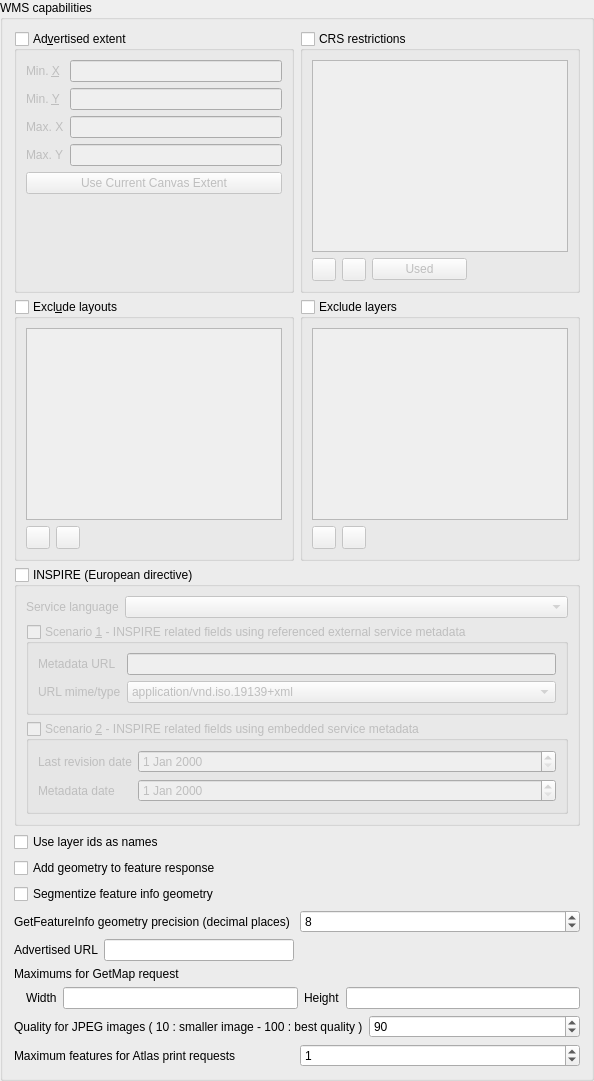
                <widget class="QgsCollapsibleGroupBox" name="grpWMSCapabilities">
                 <property name="title">
                  <string>WMS capabilities</string>
                 </property>
                 <property name="syncGroup" stdset="0">
                  <string notr="true">projowsserver</string>
                 </property>
                 <layout class="QGridLayout" name="gridLayout_13">
                  <item row="7" column="0">
                   <layout class="QHBoxLayout" name="horizontalLayout_2">
                    <item>
                     <widget class="QLabel" name="mWMSUrlLabel">
                      <property name="text">
                       <string>Advertised URL</string>
                      </property>
                     </widget>
                    </item>
                    <item>
                     <widget class="QLineEdit" name="mWMSUrlLineEdit"/>
                    </item>
                   </layout>
                  </item>
                  <item row="3" column="0">
                   <widget class="QCheckBox" name="mWmsUseLayerIDs">
                    <property name="text">
                     <string>Use layer ids as names</string>
                    </property>
                   </widget>
                  </item>
                  <item row="4" column="0">
                   <widget class="QCheckBox" name="mAddWktGeometryCheckBox">
                    <property name="text">
                     <string>Add geometry to feature response</string>
                    </property>
                   </widget>
                  </item>
                  <item row="1" column="1">
                   <widget class="QgsCollapsibleGroupBox" name="mLayerRestrictionsGroupBox">
                    <property name="title">
                     <string>Exclude layers</string>
                    </property>
                    <property name="checkable">
                     <bool>true</bool>
                    </property>
                    <property name="checked">
                     <bool>false</bool>
                    </property>
                    <property name="collapsed" stdset="0">
                     <bool>false</bool>
                    </property>
                    <property name="saveCollapsedState" stdset="0">
                     <bool>true</bool>
                    </property>
                    <layout class="QGridLayout" name="gridLayout">
                     <item row="0" column="0" colspan="3">
                      <widget class="QListWidget" name="mLayerRestrictionsListWidget"/>
                     </item>
                     <item row="1" column="0">
                      <widget class="QToolButton" name="mAddLayerRestrictionButton">
                       <property name="toolTip">
                        <string>Add layer to exclude</string>
                       </property>
                       <property name="text">
                        <string/>
                       </property>
                       <property name="icon">
                        <iconset resource="../../images/images.qrc">
                         <normaloff>:/images/themes/default/symbologyAdd.svg</normaloff>:/images/themes/default/symbologyAdd.svg</iconset>
                       </property>
                      </widget>
                     </item>
                     <item row="1" column="1">
                      <widget class="QToolButton" name="mRemoveLayerRestrictionButton">
                       <property name="toolTip">
                        <string>Remove selected layer</string>
                       </property>
                       <property name="text">
                        <string/>
                       </property>
                       <property name="icon">
                        <iconset resource="../../images/images.qrc">
                         <normaloff>:/images/themes/default/symbologyRemove.svg</normaloff>:/images/themes/default/symbologyRemove.svg</iconset>
                       </property>
                      </widget>
                     </item>
                     <item row="1" column="2">
                      <spacer name="horizontalSpacer_3">
                       <property name="orientation">
                        <enum>Qt::Horizontal</enum>
                       </property>
                       <property name="sizeHint" stdset="0">
                        <size>
                         <width>0</width>
                         <height>20</height>
                        </size>
                       </property>
                      </spacer>
                     </item>
                    </layout>
                   </widget>
                  </item>
                  <item row="9" column="0" colspan="2">
                   <layout class="QHBoxLayout" name="horizontalLayout_10">
                    <item>
                     <widget class="QLabel" name="mWMSImageQualityLabel">
                      <property name="text">
                       <string>Quality for JPEG images ( 10 : smaller image - 100 : best quality )</string>
                      </property>
                     </widget>
                    </item>
                    <item>
                     <widget class="QSpinBox" name="mWMSImageQualitySpinBox">
                      <property name="minimum">
                       <number>10</number>
                      </property>
                      <property name="maximum">
                       <number>100</number>
                      </property>
                      <property name="singleStep">
                       <number>5</number>
                      </property>
                      <property name="value">
                       <number>90</number>
                      </property>
                     </widget>
                    </item>
                   </layout>
                  </item>
                  <item row="6" column="0" colspan="2">
                   <layout class="QHBoxLayout" name="grpWMSPrecision">
                    <item>
                     <widget class="QLabel" name="label_5">
                      <property name="text">
                       <string>GetFeatureInfo geometry precision (decimal places)</string>
                      </property>
                     </widget>
                    </item>
                    <item>
                     <widget class="QSpinBox" name="mWMSPrecisionSpinBox">
                      <property name="minimum">
                       <number>1</number>
                      </property>
                      <property name="maximum">
                       <number>17</number>
                      </property>
                      <property name="value">
                       <number>8</number>
                      </property>
                     </widget>
                    </item>
                   </layout>
                  </item>
                  <item row="8" column="0" colspan="2">
                   <layout class="QGridLayout" name="gridLayout_3">
                    <item row="1" column="1">
                     <widget class="QLabel" name="mMaxWidthLabel">
                      <property name="text">
                       <string>Width</string>
                      </property>
                     </widget>
                    </item>
                    <item row="1" column="0">
                     <spacer name="horizontalSpacer_6">
                      <property name="orientation">
                       <enum>Qt::Horizontal</enum>
                      </property>
                      <property name="sizeType">
                       <enum>QSizePolicy::Fixed</enum>
                      </property>
                      <property name="sizeHint" stdset="0">
                       <size>
                        <width>6</width>
                        <height>20</height>
                       </size>
                      </property>
                     </spacer>
                    </item>
                    <item row="1" column="4">
                     <widget class="QLineEdit" name="mMaxHeightLineEdit"/>
                    </item>
                    <item row="1" column="2">
                     <widget class="QLineEdit" name="mMaxWidthLineEdit"/>
                    </item>
                    <item row="1" column="3">
                     <widget class="QLabel" name="mMaxHeightLabel">
                      <property name="text">
                       <string>Height</string>
                      </property>
                     </widget>
                    </item>
                    <item row="0" column="0" colspan="5">
                     <widget class="QLabel" name="label_21">
                      <property name="text">
                       <string>Maximums for GetMap request</string>
                      </property>
                     </widget>
                    </item>
                   </layout>
                  </item>
                  <item row="10" column="0" colspan="2">
                   <layout class="QHBoxLayout" name="horizontalLayout_17">
                    <item>
                     <widget class="QLabel" name="mWMSMaxAtlasFeaturesLabel">
                      <property name="text">
                       <string>Maximum features for Atlas print requests</string>
                      </property>
                     </widget>
                    </item>
                    <item>
                     <widget class="QSpinBox" name="mWMSMaxAtlasFeaturesSpinBox">
                      <property name="maximum">
                       <number>9999999</number>
                      </property>
                      <property name="value">
                       <number>1</number>
                      </property>
                     </widget>
                    </item>
                   </layout>
                  </item>
                  <item row="2" column="0" colspan="2">
                   <widget class="QgsCollapsibleGroupBox" name="mWMSInspire">
                    <property name="title">
                     <string>INSPIRE (European directive)</string>
                    </property>
                    <property name="checkable">
                     <bool>true</bool>
                    </property>
                    <property name="checked">
                     <bool>false</bool>
                    </property>
                    <layout class="QGridLayout" name="gridLayout_14">
                     <item row="0" column="1">
                      <widget class="QComboBox" name="mWMSInspireLanguage">
                       <property name="sizePolicy">
                        <sizepolicy hsizetype="Expanding" vsizetype="Fixed">
                         <horstretch>0</horstretch>
                         <verstretch>0</verstretch>
                        </sizepolicy>
                       </property>
                      </widget>
                     </item>
                     <item row="0" column="0">
                      <widget class="QLabel" name="label_7">
                       <property name="text">
                        <string>Service language</string>
                       </property>
                      </widget>
                     </item>
                     <item row="4" column="0" colspan="2">
                      <widget class="QGroupBox" name="mWMSInspireScenario2">
                       <property name="title">
                        <string>Scenario &amp;2 - INSPIRE related fields using embedded service metadata</string>
                       </property>
                       <property name="checkable">
                        <bool>true</bool>
                       </property>
                       <property name="checked">
                        <bool>false</bool>
                       </property>
                       <layout class="QGridLayout" name="gridLayout_17">
                        <item row="0" column="1">
                         <widget class="QDateEdit" name="mWMSInspireTemporalReference">
                          <property name="sizePolicy">
                           <sizepolicy hsizetype="Expanding" vsizetype="Fixed">
                            <horstretch>0</horstretch>
                            <verstretch>0</verstretch>
                           </sizepolicy>
                          </property>
                         </widget>
                        </item>
                        <item row="1" column="0">
                         <widget class="QLabel" name="label_23">
                          <property name="text">
                           <string>Metadata date</string>
                          </property>
                         </widget>
                        </item>
                        <item row="1" column="1">
                         <widget class="QDateEdit" name="mWMSInspireMetadataDate">
                          <property name="sizePolicy">
                           <sizepolicy hsizetype="Expanding" vsizetype="Fixed">
                            <horstretch>0</horstretch>
                            <verstretch>0</verstretch>
                           </sizepolicy>
                          </property>
                         </widget>
                        </item>
                        <item row="0" column="0">
                         <widget class="QLabel" name="label_22">
                          <property name="text">
                           <string>Last revision date</string>
                          </property>
                         </widget>
                        </item>
                       </layout>
                      </widget>
                     </item>
                     <item row="3" column="0" colspan="2">
                      <widget class="QGroupBox" name="mWMSInspireScenario1">
                       <property name="title">
                        <string>Scenario &amp;1 - INSPIRE related fields using referenced external service metadata</string>
                       </property>
                       <property name="checkable">
                        <bool>true</bool>
                       </property>
                       <property name="checked">
                        <bool>false</bool>
                       </property>
                       <layout class="QGridLayout" name="gridLayout_15">
                        <item row="0" column="1">
                         <widget class="QLineEdit" name="mWMSInspireMetadataUrl"/>
                        </item>
                        <item row="0" column="0">
                         <widget class="QLabel" name="label_8">
                          <property name="text">
                           <string>Metadata URL</string>
                          </property>
                         </widget>
                        </item>
                        <item row="1" column="1">
                         <widget class="QComboBox" name="mWMSInspireMetadataUrlType">
                          <item>
                           <property name="text">
                            <string>application/vnd.iso.19139+xml</string>
                           </property>
                          </item>
                          <item>
                           <property name="text">
                            <string>application/vnd.ogc.csw.GetRecordByIdResponse_xml</string>
                           </property>
                          </item>
                          <item>
                           <property name="text">
                            <string>application/vnd.ogc.csw_xml</string>
                           </property>
                          </item>
                         </widget>
                        </item>
                        <item row="1" column="0">
                         <widget class="QLabel" name="label_24">
                          <property name="text">
                           <string>URL mime/type</string>
                          </property>
                         </widget>
                        </item>
                       </layout>
                      </widget>
                     </item>
                    </layout>
                   </widget>
                  </item>
                  <item row="5" column="0">
                   <widget class="QCheckBox" name="mSegmentizeFeatureInfoGeometryCheckBox">
                    <property name="text">
                     <string>Segmentize feature info geometry</string>
                    </property>
                   </widget>
                  </item>
                  <item row="0" column="0">
                   <widget class="QgsCollapsibleGroupBox" name="grpWMSExt">
                    <property name="title">
                     <string>Ad&amp;vertised extent</string>
                    </property>
                    <property name="checkable">
                     <bool>true</bool>
                    </property>
                    <property name="checked">
                     <bool>false</bool>
                    </property>
                    <property name="collapsed" stdset="0">
                     <bool>false</bool>
                    </property>
                    <property name="saveCollapsedState" stdset="0">
                     <bool>true</bool>
                    </property>
                    <layout class="QGridLayout" name="gridLayout_4">
                     <item row="0" column="0">
                      <widget class="QLabel" name="label_16">
                       <property name="text">
                        <string>Min. &amp;X</string>
                       </property>
                       <property name="buddy">
                        <cstring>mWMSExtMinX</cstring>
                       </property>
                      </widget>
                     </item>
                     <item row="0" column="1">
                      <widget class="QLineEdit" name="mWMSExtMinX">
                       <property name="text">
                        <string/>
                       </property>
                      </widget>
                     </item>
                     <item row="1" column="0">
                      <widget class="QLabel" name="label_17">
                       <property name="text">
                        <string>Min. &amp;Y</string>
                       </property>
                       <property name="buddy">
                        <cstring>mWMSExtMinY</cstring>
                       </property>
                      </widget>
                     </item>
                     <item row="1" column="1">
                      <widget class="QLineEdit" name="mWMSExtMinY">
                       <property name="text">
                        <string/>
                       </property>
                      </widget>
                     </item>
                     <item row="2" column="0">
                      <widget class="QLabel" name="label_18">
                       <property name="text">
                        <string>Max. X</string>
                       </property>
                       <property name="buddy">
                        <cstring>mWMSExtMaxX</cstring>
                       </property>
                      </widget>
                     </item>
                     <item row="2" column="1">
                      <widget class="QLineEdit" name="mWMSExtMaxX">
                       <property name="text">
                        <string/>
                       </property>
                      </widget>
                     </item>
                     <item row="3" column="0">
                      <widget class="QLabel" name="label_19">
                       <property name="text">
                        <string>Max. Y</string>
                       </property>
                       <property name="buddy">
                        <cstring>mWMSExtMaxY</cstring>
                       </property>
                      </widget>
                     </item>
                     <item row="3" column="1">
                      <widget class="QLineEdit" name="mWMSExtMaxY">
                       <property name="text">
                        <string/>
                       </property>
                      </widget>
                     </item>
                     <item row="4" column="0" colspan="2">
                      <widget class="QPushButton" name="pbnWMSExtCanvas">
                       <property name="text">
                        <string>Use Current Canvas Extent</string>
                       </property>
                      </widget>
                     </item>
                     <item row="5" column="0" colspan="2">
                      <spacer name="verticalSpacer_3">
                       <property name="orientation">
                        <enum>Qt::Vertical</enum>
                       </property>
                       <property name="sizeHint" stdset="0">
                        <size>
                         <width>20</width>
                         <height>40</height>
                        </size>
                       </property>
                      </spacer>
                     </item>
                    </layout>
                   </widget>
                  </item>
                  <item row="0" column="1">
                   <widget class="QgsCollapsibleGroupBox" name="grpWMSList">
                    <property name="title">
                     <string>CRS restrictions</string>
                    </property>
                    <property name="checkable">
                     <bool>true</bool>
                    </property>
                    <property name="checked">
                     <bool>false</bool>
                    </property>
                    <property name="collapsed" stdset="0">
                     <bool>false</bool>
                    </property>
                    <property name="saveCollapsedState" stdset="0">
                     <bool>true</bool>
                    </property>
                    <layout class="QGridLayout" name="gridLayout_5">
                     <item row="1" column="0">
                      <widget class="QToolButton" name="pbnWMSAddSRS">
                       <property name="toolTip">
                        <string>Add new CRS</string>
                       </property>
                       <property name="icon">
                        <iconset resource="../../images/images.qrc">
                         <normaloff>:/images/themes/default/symbologyAdd.svg</normaloff>:/images/themes/default/symbologyAdd.svg</iconset>
                       </property>
                      </widget>
                     </item>
                     <item row="0" column="0" colspan="4">
                      <widget class="QListWidget" name="mWMSList"/>
                     </item>
                     <item row="1" column="2">
                      <widget class="QPushButton" name="pbnWMSSetUsedSRS">
                       <property name="toolTip">
                        <string>Fetch all CRS's from layers</string>
                       </property>
                       <property name="text">
                        <string>Used</string>
                       </property>
                      </widget>
                     </item>
                     <item row="1" column="1">
                      <widget class="QToolButton" name="pbnWMSRemoveSRS">
                       <property name="toolTip">
                        <string>Remove selected CRS</string>
                       </property>
                       <property name="icon">
                        <iconset resource="../../images/images.qrc">
                         <normaloff>:/images/themes/default/symbologyRemove.svg</normaloff>:/images/themes/default/symbologyRemove.svg</iconset>
                       </property>
                      </widget>
                     </item>
                    </layout>
                   </widget>
                  </item>
                  <item row="1" column="0">
                   <widget class="QgsCollapsibleGroupBox" name="mWMSPrintLayoutGroupBox">
                    <property name="title">
                     <string>Excl&amp;ude layouts</string>
                    </property>
                    <property name="checkable">
                     <bool>true</bool>
                    </property>
                    <property name="checked">
                     <bool>false</bool>
                    </property>
                    <property name="collapsed" stdset="0">
                     <bool>false</bool>
                    </property>
                    <property name="saveCollapsedState" stdset="0">
                     <bool>true</bool>
                    </property>
                    <layout class="QGridLayout" name="gridLayout_10">
                     <item row="0" column="0" colspan="3">
                      <widget class="QListWidget" name="mPrintLayoutListWidget"/>
                     </item>
                     <item row="1" column="0">
                      <widget class="QToolButton" name="mAddWMSPrintLayoutButton">
                       <property name="toolTip">
                        <string>Add layout to exclude</string>
                       </property>
                       <property name="text">
                        <string/>
                       </property>
                       <property name="icon">
                        <iconset resource="../../images/images.qrc">
                         <normaloff>:/images/themes/default/symbologyAdd.svg</normaloff>:/images/themes/default/symbologyAdd.svg</iconset>
                       </property>
                      </widget>
                     </item>
                     <item row="1" column="1">
                      <widget class="QToolButton" name="mRemoveWMSPrintLayoutButton">
                       <property name="toolTip">
                        <string>Remove selected layout</string>
                       </property>
                       <property name="text">
                        <string/>
                       </property>
                       <property name="icon">
                        <iconset resource="../../images/images.qrc">
                         <normaloff>:/images/themes/default/symbologyRemove.svg</normaloff>:/images/themes/default/symbologyRemove.svg</iconset>
                       </property>
                      </widget>
                     </item>
                     <item row="1" column="2">
                      <spacer name="horizontalSpacer_2">
                       <property name="orientation">
                        <enum>Qt::Horizontal</enum>
                       </property>
                       <property name="sizeHint" stdset="0">
                        <size>
                         <width>0</width>
                         <height>20</height>
                        </size>
                       </property>
                      </spacer>
                     </item>
                    </layout>
                   </widget>
                  </item>
                 </layout>
                </widget>
